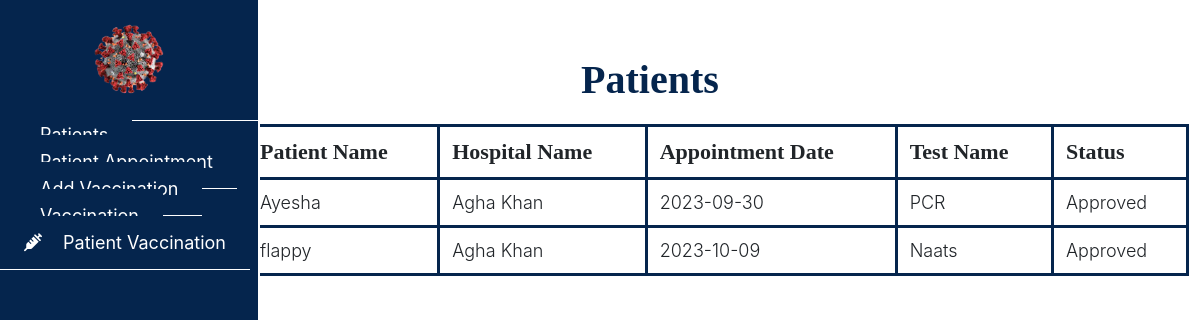
The page /hospital/patientlist.php (signed in) on the database its author committed.
### tables this page shows
CREATE TABLE `appointment` (
  `app_id` int(11) NOT NULL,
  `patient_id` int(11) DEFAULT NULL,
  `hospital_id` int(11) DEFAULT NULL,
  `app_date` date DEFAULT NULL,
  `status` int(11) DEFAULT NULL,
  `app_time` time DEFAULT NULL,
  `test_name` varchar(255) NOT NULL,
  `approval_status` enum('Pending','Approved','Rejected') DEFAULT 'Pending'
);

CREATE TABLE `patient` (
  `patient_id` int(11) NOT NULL,
  `patient_name` varchar(255) DEFAULT NULL,
  `address` varchar(255) DEFAULT NULL,
  `email` varchar(255) DEFAULT NULL,
  `password` varchar(255) DEFAULT NULL
);

CREATE TABLE `hospital` (
  `hospital_id` int(11) NOT NULL,
  `hospital_name` varchar(255) DEFAULT NULL,
  `location` varchar(255) DEFAULT NULL,
  `password` varchar(255) DEFAULT NULL,
  `approval_status` enum('Pending','Approved','Rejected') DEFAULT 'Pending'
);

### hospital/patientlist.php (the view, shortened to what this page needs)
<?php
include("../connection.php");
?>
<html lang="en">
<head>
    <link rel="stylesheet" href="../assets/css/admin.css">
    <link rel="stylesheet" href="https://cdn.usebootstrap.com/bootstrap/3.3.7/css/bootstrap.min.css">
    <link rel="stylesheet"
        href="https://cdnjs.cloudflare.com/ajax/libs/material-design-iconic-font/2.2.0/css/material-design-iconic-font.min.css">
    <link rel="stylesheet" href="https://cdnjs.cloudflare.com/ajax/libs/font-awesome/6.4.0/css/all.min.css">
</head>
<body>
    <div id="sidebar">
        <header>
            <a href="#"><img src="../assets/images/covidlogo.png" alt=""
                    style="width:120px ; height:120;padding: 20px;"></a>
        </header>
        <ul class="nav">
            <li>
                <a href="patientlist.php">
                </a>
            </li>
            <li>
                <a href="patientappointment.php">
                </a>
            </li>
            <li>
                <a href="addvaccine.php">
                </a>
            </li>
            <li>
                <a href="vacstatus.php">
                </a>
            </li>
            <li>
                <a href="patientvacstatus.php">
                    <i class="fas fa-syringe"></i> Patient Vaccination
                </a>
            </li>
        </ul>
    </div>
    <nav class="navbar">
        <div class="container-fluid">
            <ul class="nav navbar-nav navbar-right">
                <li class="dropdown">
                    <a href="#" class="dropdown-toggle" data-toggle="dropdown">
                    </a>
                </li>
            </ul>
        </div>
    </nav>
    <div class="container-fluid" id="all-products">
        <h1 class="text-center">Patients</h1>
        <div class="container">
            <table class="table">
                <thead>
                    <tr>
                        <th>Patient Name</th>
                        <th>Hospital Name</th>
                        <th>Appointment Date</th>
                        <th>Test Name</th>
                        <th>Status</th>
                    </tr>
                </thead>
                <tbody>
                    <?php
                    $hospital_id = $_SESSION['hospital_id'];
                    $query = "SELECT a.*, p.patient_name FROM appointment a JOIN patient p ON a.patient_id = p.patient_id WHERE a.hospital_id = $hospital_id";
                    $result = mysqli_query($con, $query);
                    while ($row = mysqli_fetch_assoc($result)):
                        $patient_id = $row['patient_id'];
                        $patient_query = "SELECT patient_name FROM patient WHERE patient_id = $patient_id";
                        $patient_result = mysqli_query($con, $patient_query);
                        $hospital_query = "SELECT hospital_name FROM hospital WHERE hospital_id = $hospital_id";
                        $hospital_result = mysqli_query($con, $hospital_query);
                        if ($patient_result && $hospital_result):
                            $patient_data = mysqli_fetch_assoc($patient_result);
                            $hospital_data = mysqli_fetch_assoc($hospital_result);
                            $patient_name = $patient_data['patient_name'];
                            $hospital_name = $hospital_data['hospital_name'];
                            ?>
                            <tr id="row_<?= $row['app_id'] ?>">
                                <td>
                                    <?= $patient_name ?>
                                </td>
                                <td>
                                    <?= $hospital_name ?>
                                </td>
                                <td>
                                    <?= $row['app_date'] ?>
                                </td>
                                <td>
                                    <?= $row['test_name'] ?>
                                </td>
                                <td>
                                    <?= $row['approval_status'] ?>
                                </td>
                            </tr>
                        <?php endif; ?>
                    <?php endwhile; ?>
                </tbody>
            </table>
        </div>
    </div>
</body>
</body>
</html>

### assets/css/admin.css (style rules this page uses)
#sidebar .nav>li>a { font-size: 18px; height: 70px; }
#sidebar { z-index: 1000; position: fixed; left: 250px; width: 260px; height: 500%; margin-left: -250px; overflow-y: auto; background: #05254d; -webkit-transition: all 0.5s ease; -moz-transition: all 0.5s ease; -o-transition: all 0.5s ease; border-right: #fff 2px solid; transition: all 0.5s ease; }
#sidebar header { font-size: 20px; line-height: 52px; border-bottom: 1.5px solid white; text-align: center; }
#sidebar header a { color: white; display: block; text-decoration: none; background: #05254d; }
#sidebar header a img { width: 90px; height: 90px; }
#sidebar .nav a { background:#05254d; border-bottom: 1px solid white; color: white; font-size: 14px; padding: 16px 24px; }
#sidebar .nav a i { margin-right: 16px; }
#all-products .table { justify-content: center; align-items: center; margin-left: 200px; width: 85%; margin-top: 20px; border: #05254d 3px solid; border-radius: 20px; height: auto; }
.table th { font-size: 22px; font-family: poppin; }
.table td { font-size: 18px; font-weight: 300; }
#all-products .table td, th { border: #05254d 3px solid; }
#all-products h1 { margin-left: 100px; font-weight: 600; color: #05254d; font-family: poppin; text-align: center; justify-content: center; align-items: center; }

### rows shown on the page
appointment: patient.patient_name "Ayesha", hospital.hospital_name "Agha Khan", app_date "2023-09-30", test_name "PCR", approval_status "Approved"
appointment: patient.patient_name "flappy", hospital.hospital_name "Agha Khan", app_date "2023-10-09", test_name "Naats", approval_status "Approved"
